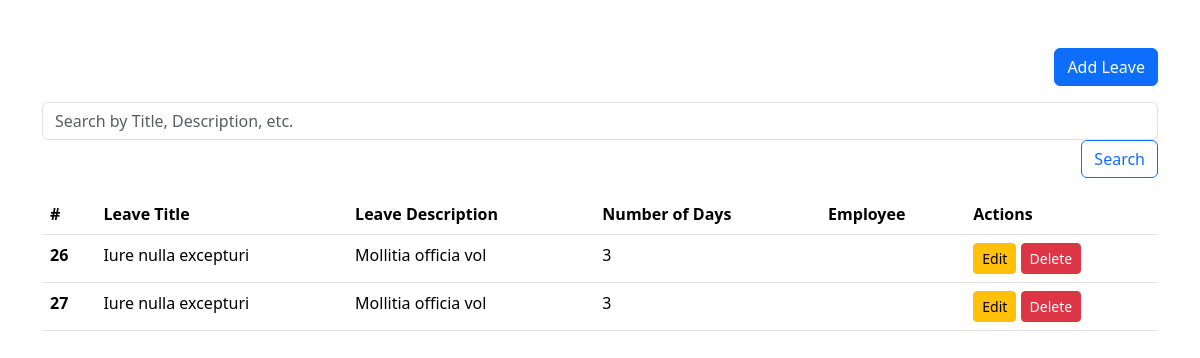
The app's page /leaves.php with its own data.
### tables this page shows
CREATE TABLE `leaves` (
  `LEAVE_ID` int(22) NOT NULL,
  `EMPLOYEE_ID` int(11) NOT NULL,
  `LEAVE_TITLE` text NOT NULL,
  `LEAVE_DESCRIPTION` text NOT NULL,
  `NUMBER_OF_DAYS` text NOT NULL,
  `USER_ID` int(11) NOT NULL
);

### leaves.php (the view, shortened to what this page needs)
<?php
$servername = "localhost";
$username = "root";
$password = "";
$dbname = "expense_management_system";
$conn = new mysqli($servername, $username, $password, $dbname);
$whereClause = "";
$sql = "SELECT leave_id, leave_title, leave_description, number_of_days, employee_id FROM leaves" . $whereClause;
$leaves = $conn->query($sql);
?>
<!doctype html>
<html lang="en">
<head>
    <link href="https://cdn.jsdelivr.net/npm/bootstrap@5.3.3/dist/css/bootstrap.min.css" rel="stylesheet">
</head>
<body>
<div class="container mt-5">
    <div class="text-end mb-3">
        <button type="button" class="btn btn-primary" data-bs-toggle="modal" data-bs-target="#leavesModal">Add Leave</button>
    </div>
    <div class="text-end mb-3">
        <form method="POST" class="form-inline">
            <div class="form-group">
                <input type="text" class="form-control" name="searchTerm" placeholder="Search by Title, Description, etc.">
                <button type="submit" name="search" class="btn btn-outline-primary">Search</button>
            </div>
        </form>
    </div>
    <table class="table">
        <thead>
            <tr>
                <th scope="col">#</th>
                <th scope="col">Leave Title</th>
                <th scope="col">Leave Description</th>
                <th scope="col">Number of Days</th>
                <th scope="col">Employee</th>
                <th scope="col">Actions</th>
            </tr>
        </thead>
        <tbody>
            <?php if ($leaves->num_rows > 0): ?>
                <?php while ($row = $leaves->fetch_assoc()): ?>
                    <tr>
                        <th scope="row"><?= $row['leave_id'] ?></th>
                        <td><?= $row['leave_title'] ?></td>
                        <td><?= $row['leave_description'] ?></td>
                        <td><?= $row['number_of_days'] ?></td>
                        <td>
                        </td>
                        <td>
                            <button type="button" class="btn btn-warning btn-sm edit-btn" data-bs-toggle="modal" data-bs-target="#editLeaveModal" data-id="<?= $row['leave_id'] ?>" data-title="<?= $row['leave_title'] ?>" data-description="<?= $row['leave_description'] ?>" data-days="<?= $row['number_of_days'] ?>" data-employee="<?= $row['employee_id'] ?>">Edit</button>
                            <form method="POST" style="display:inline-block">
                                <button type="submit" name="DeleteLeave" class="btn btn-danger btn-sm">Delete</button>
                            </form>
                        </td>
                    </tr>
                <?php endwhile; ?>
            <?php else: ?>
                <tr>
                    <td colspan="6" class="text-center">No leaves found</td>
                </tr>
            <?php endif; ?>
        </tbody>
    </table>
</div>
</body>
</html>

### records on screen
leaves: LEAVE_ID "26", LEAVE_TITLE "Iure nulla excepturi", LEAVE_DESCRIPTION "Mollitia officia vol", NUMBER_OF_DAYS "3"
leaves: LEAVE_ID "27", LEAVE_TITLE "Iure nulla excepturi", LEAVE_DESCRIPTION "Mollitia officia vol", NUMBER_OF_DAYS "3"
